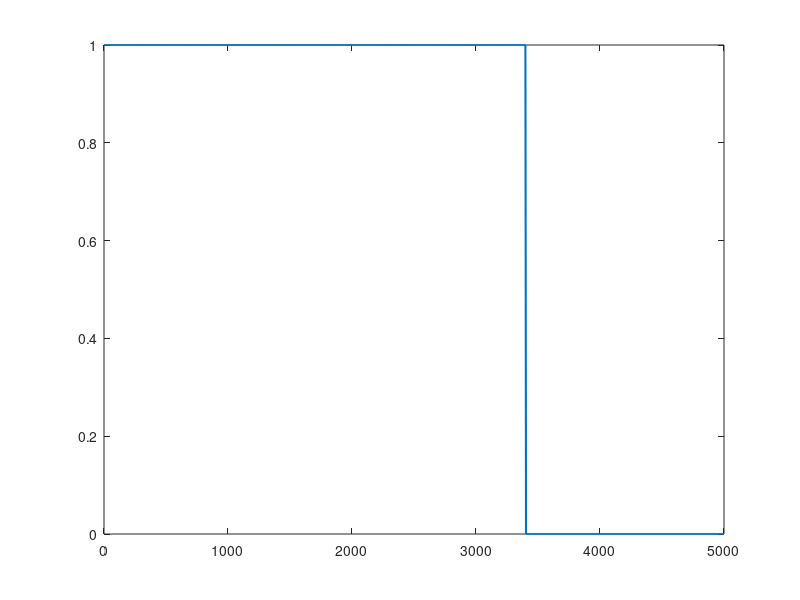

Recreate this plot in MATLAB. (Note: this script raises an error after producing the figure.)
% Parameters
fs = 10000; % Sampling Frequency in Hz
omega_p = 0.68 * pi; % Passband edge (rad/sample)
omega_s = 0.72 * pi; % Stopband edge (rad/sample)
delta_p = 0.01; % Passband ripple tolerance
delta_s = 0.01; % Stopband ripple tolerance

%% (a) Sketch the Ideal Filter
f_p = omega_p * fs / (2 * pi); % Passband edge in Hz
f_s = omega_s * fs / (2 * pi); % Stopband edge in Hz

% Frequency range and ideal response
frequencies = linspace(0, fs/2, 1000); % Frequency range (0 to Nyquist)
response = zeros(size(frequencies)); % Initialize response
response(frequencies <= f_p) = 1; % Passband
response(frequencies >= f_s) = 0; % Stopband

% Plot ideal lowpass filter template
figure;
plot(frequencies, response, 'LineWidth', 1.5);
hold on;
xline(f_p, '--r', 'Passband Edge');
xline(f_s, '--b', 'Stopband Edge');
title('Ideal Lowpass Filter Response');
xlabel('Frequency (Hz)');
ylabel('Magnitude');
grid on;
legend('Ideal Response', 'Passband Edge', 'Stopband Edge');
hold off;

%% (b) Predict Filter Length (M) using the Given Formula
% Transition band width
delta_omega = omega_s - omega_p; % (rad/sample)

% Compute M using the formula
M = ceil((-20 * log10(delta_s)) / (6.6 * delta_omega)); % Filter order
L = M + 1; % Filter length
fprintf('Predicted Filter Order (M): %d\n', M);
fprintf('Predicted Filter Length (L): %d\n', L);

%% (c) Design the Hamming-Windowed FIR Filter
% Compute cutoff frequency
omega_c = (omega_p + omega_s) / 2; % Midpoint cutoff frequency in rad/sample
fprintf('Chosen Cutoff Frequency (ω_c): %.4f radians/sample\n', omega_c);

% Create ideal impulse response (sinc function)
n = 0:M; % Sample indices
ideal_h = sin(omega_c * (n - M/2)) ./ (pi * (n - M/2)); % Sinc function

% Fix division by zero at the center
center_index = floor(M/2) + 1; % Calculate the center index as an integer
ideal_h(center_index) = omega_c / pi; % Assign the correct value at the center

% Apply Hamming window
hamming_window = 0.54 - 0.46 * cos(2 * pi * n / M); % Hamming formula
h_hamming = ideal_h .* hamming_window;

% Compute Frequency Response
[H_hamming, omega_hamming] = freqz(h_hamming, 1, 1024, 'whole'); % Frequency response [0, π]

% Plot the frequency response
figure;
plot(omega_hamming, abs(H_hamming), 'b', 'LineWidth', 1.5); % Plot frequency response
hold on;

% Mark the cutoff frequency (omega_c) as a vertical line
xline(omega_c, '--k', 'Cutoff Frequency', 'LabelVerticalAlignment', 'bottom', ...
    'LabelHorizontalAlignment', 'center');

% Adjust labels, title, and grid
title('Hamming-Windowed FIR Filter Frequency Response');
xlabel('Frequency (radians)');
ylabel('Magnitude');
grid on;
legend('Frequency Response', 'Cutoff Frequency');
hold off;

% Analyze ripple and attenuation
% Passband ripple (deviation from unity gain in passband)
passband_indices = find(omega_hamming <= omega_p);
passband_ripple = max(abs(abs(H_hamming(passband_indices)) - 1));

% Stopband attenuation (maximum gain in stopband)
stopband_indices = find(omega_hamming >= omega_s);
stopband_attenuation = max(abs(H_hamming(stopband_indices)));

% Display results
fprintf('Passband Ripple: %.4f (Expected <= %.4f)\n', passband_ripple, delta_p);
fprintf('Stopband Attenuation: %.4f (Expected <= %.4f)\n', stopband_attenuation, delta_s);

if passband_ripple <= delta_p && stopband_attenuation <= delta_s
    fprintf('The filter meets the specifications.\n');
else
    fprintf('The filter does NOT meet the specifications.\n');
end
